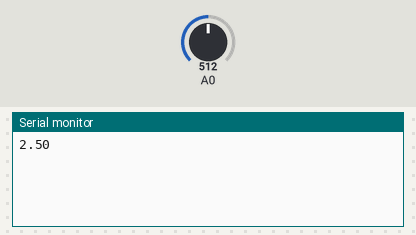
This sketch was run on a simulated Arduino Uno, built with avr-gcc and run on an emulated ATmega328P. On the bench: the last lines printed to the serial monitor. Inputs (shaded band) come from the test bench; at power-on: A0 = 512.

Above: at 1.2 s.
1.3 s: A0 set to 716
At 2.6 s:
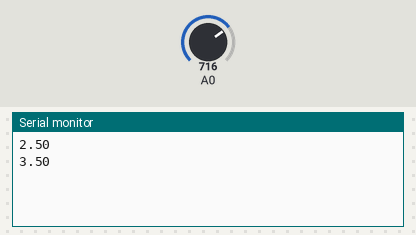
2.8 s: A0 set to 900
At 5.0 s:
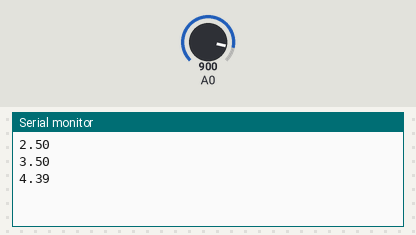
Timing chart, 0 to 6.5 s (numbered marks = the images above; inputs shaded):
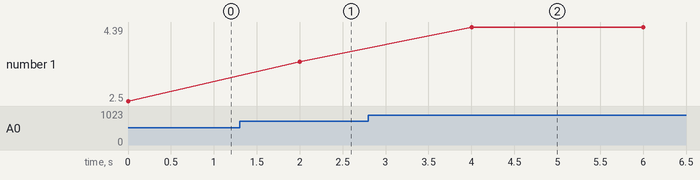

The sketch:

sketch_jun26a.ino
```cpp
float sensor = 0.0;
float raw    = 0.0;

void setup() {
  Serial.begin(9600);
  // put your setup code here, to run once:

}

void loop() {
    for (int i=0;i <5;i++){
        raw += analogRead(A0);
    }
    //Serial.print("Valor medio da leitura: ");
    //Serial.println(raw/5);
    sensor = raw/1024.0*5.0;
    sensor = sensor/5;
    //Serial.print("Nivel UV: ");
    Serial.println(sensor);
    raw = 0.0;
    delay(2000);
}
```

Measured:
- after the input at 1.3 s, the serial monitor: prints a new line after 0.70 s (image 1)
- after the input at 2.8 s, the serial monitor: prints a new line after 1.2 s (image 2)
- plotted number 1: 2.5 → 3.5 after the input at 1.3 s, 3.5 → 4.39 after the input at 2.8 s
